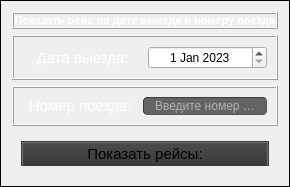
         <widget class="QFrame" name="frame_8">
          <property name="frameShape">
           <enum>QFrame::Panel</enum>
          </property>
          <property name="frameShadow">
           <enum>QFrame::Plain</enum>
          </property>
          <property name="lineWidth">
           <number>1</number>
          </property>
          <property name="midLineWidth">
           <number>0</number>
          </property>
          <layout class="QVBoxLayout" name="verticalLayout_2">
           <item>
            <widget class="QLabel" name="informationLabel_2">
             <property name="font">
              <font>
               <family>Microsoft Sans Serif</family>
               <pointsize>8</pointsize>
               <weight>75</weight>
               <bold>true</bold>
              </font>
             </property>
             <property name="statusTip">
              <string notr="true"/>
             </property>
             <property name="styleSheet">
              <string notr="true">color:rgb(255,255,255);</string>
             </property>
             <property name="frameShape">
              <enum>QFrame::Box</enum>
             </property>
             <property name="frameShadow">
              <enum>QFrame::Raised</enum>
             </property>
             <property name="text">
              <string>Показать рейс по дате выезда и номеру поезда</string>
             </property>
             <property name="alignment">
              <set>Qt::AlignCenter</set>
             </property>
            </widget>
           </item>
           <item>
            <widget class="QFrame" name="frame_15">
             <property name="frameShape">
              <enum>QFrame::Box</enum>
             </property>
             <property name="frameShadow">
              <enum>QFrame::Raised</enum>
             </property>
             <layout class="QHBoxLayout" name="horizontalLayout_15">
              <item>
               <layout class="QHBoxLayout" name="horizontalLayout_8">
                <item>
                 <widget class="QLabel" name="dateLabel_2">
                  <property name="font">
                   <font>
                    <family>Microsoft Sans Serif</family>
                    <pointsize>11</pointsize>
                    <weight>50</weight>
                    <bold>false</bold>
                    <stylestrategy>PreferAntialias</stylestrategy>
                   </font>
                  </property>
                  <property name="autoFillBackground">
                   <bool>false</bool>
                  </property>
                  <property name="styleSheet">
                   <string notr="true">color:rgb(255,255,255);</string>
                  </property>
                  <property name="frameShape">
                   <enum>QFrame::NoFrame</enum>
                  </property>
                  <property name="text">
                   <string>Дата выезда:</string>
                  </property>
                  <property name="textFormat">
                   <enum>Qt::PlainText</enum>
                  </property>
                  <property name="alignment">
                   <set>Qt::AlignCenter</set>
                  </property>
                 </widget>
                </item>
                <item>
                 <widget class="QDateEdit" name="searchDateLine">
                  <property name="alignment">
                   <set>Qt::AlignCenter</set>
                  </property>
                  <property name="date">
                   <date>
                    <year>2023</year>
                    <month>1</month>
                    <day>1</day>
                   </date>
                  </property>
                 </widget>
                </item>
               </layout>
              </item>
             </layout>
            </widget>
           </item>
           <item>
            <widget class="QFrame" name="frame_16">
             <property name="frameShape">
              <enum>QFrame::Box</enum>
             </property>
             <property name="frameShadow">
              <enum>QFrame::Raised</enum>
             </property>
             <layout class="QHBoxLayout" name="horizontalLayout_17">
              <item>
               <layout class="QHBoxLayout" name="horizontalLayout_16">
                <item>
                 <widget class="QLabel" name="label_3">
                  <property name="font">
                   <font>
                    <family>Microsoft Sans Serif</family>
                    <pointsize>11</pointsize>
                   </font>
                  </property>
                  <property name="styleSheet">
                   <string notr="true">color:rgb(255,255,255);</string>
                  </property>
                  <property name="frameShape">
                   <enum>QFrame::NoFrame</enum>
                  </property>
                  <property name="text">
                   <string>Номер поезда:</string>
                  </property>
                  <property name="alignment">
                   <set>Qt::AlignCenter</set>
                  </property>
                 </widget>
                </item>
                <item>
                 <widget class="QLineEdit" name="searchTrainNumberLine">
                  <property name="sizePolicy">
                   <sizepolicy hsizetype="Preferred" vsizetype="Fixed">
                    <horstretch>0</horstretch>
                    <verstretch>0</verstretch>
                   </sizepolicy>
                  </property>
                  <property name="font">
                   <font>
                    <family>Microsoft Sans Serif</family>
                   </font>
                  </property>
                  <property name="styleSheet">
                   <string notr="true">	border-width: 1px; border-radius: 4px;
	border-color: rgb(58, 58, 58);
	border-style: inset;
	padding: 0 8px;
	color: rgb(255, 255, 255);
	background:rgb(100, 100, 100);
	selection-background-color: rgb(187, 187, 187);
	selection-color: rgb(60, 63, 65);
</string>
                  </property>
                  <property name="maxLength">
                   <number>4</number>
                  </property>
                  <property name="alignment">
                   <set>Qt::AlignCenter</set>
                  </property>
                  <property name="placeholderText">
                   <string>Введите номер поезда</string>
                  </property>
                 </widget>
                </item>
               </layout>
              </item>
             </layout>
            </widget>
           </item>
           <item>
            <widget class="QFrame" name="frame_10">
             <property name="frameShape">
              <enum>QFrame::NoFrame</enum>
             </property>
             <property name="frameShadow">
              <enum>QFrame::Raised</enum>
             </property>
             <property name="lineWidth">
              <number>3</number>
             </property>
             <layout class="QHBoxLayout" name="horizontalLayout_10">
              <item>
               <widget class="QPushButton" name="searchNumButton">
                <property name="enabled">
                 <bool>false</bool>
                </property>
                <property name="sizePolicy">
                 <sizepolicy hsizetype="Preferred" vsizetype="Fixed">
                  <horstretch>0</horstretch>
                  <verstretch>0</verstretch>
                 </sizepolicy>
                </property>
                <property name="font">
                 <font>
                  <family>Microsoft Sans Serif</family>
                  <pointsize>11</pointsize>
                 </font>
                </property>
                <property name="styleSheet">
                 <string notr="true">QPushButton{
	border-style: outset;
	border-width: 2px;
	border-top-color: qlineargradient(spread:pad, x1:0.5, y1:0.6, x2:0.5, y2:0.4, stop:0 rgba(115, 115, 115, 255), stop:1 rgba(62, 62, 62, 255));
	border-right-color: qlineargradient(spread:pad, x1:0.4, y1:0.5, x2:0.6, y2:0.5, stop:0 rgba(115, 115, 115, 255), stop:1 rgba(62, 62, 62, 255));
	border-left-color: qlineargradient(spread:pad, x1:0.6, y1:0.5, x2:0.4, y2:0.5, stop:0 rgba(115, 115, 115, 255), stop:1 rgba(62, 62, 62, 255));
	border-bottom-color: rgb(58, 58, 58);
	border-bottom-width: 1px;
	border-style: solid;
	color: rgb(255, 255, 255);
	padding: 2px;
	background-color: qlineargradient(spread:pad, x1:0.5, y1:1, x2:0.5, y2:0, stop:0 rgba(77, 77, 77, 255), stop:1 rgba(97, 97, 97, 255));
}
QPushButton:hover{
	border-style: outset;
	border-width: 2px;
	border-top-color: qlineargradient(spread:pad, x1:0.5, y1:0.6, x2:0.5, y2:0.4, stop:0 rgba(180, 180, 180, 255), stop:1 rgba(110, 110, 110, 255));
	border-right-color: qlineargradient(spread:pad, x1:0.4, y1:0.5, x2:0.6, y2:0.5, stop:0 rgba(180, 180, 180, 255), stop:1 rgba(110, 110, 110, 255));
	border-left-color: qlineargradient(spread:pad, x1:0.6, y1:0.5, x2:0.4, y2:0.5, stop:0 rgba(180, 180, 180, 255), stop:1 rgba(110, 110, 110, 255));
	border-bottom-color: rgb(115, 115, 115);
	border-bottom-width: 1px;
	border-style: solid;
	color: rgb(255, 255, 255);
	padding: 2px;
	background-color: qlineargradient(spread:pad, x1:0.5, y1:1, x2:0.5, y2:0, stop:0 rgba(107, 107, 107, 255), stop:1 rgba(157, 157, 157, 255));
}
QPushButton:pressed{
	border-style: outset;
	border-width: 2px;
	border-top-color: qlineargradient(spread:pad, x1:0.5, y1:0.6, x2:0.5, y2:0.4, stop:0 rgba(62, 62, 62, 255), stop:1 rgba(22, 22, 22, 255));
	border-right-color: qlineargradient(spread:pad, x1:0.4, y1:0.5, x2:0.6, y2:0.5, stop:0 rgba(115, 115, 115, 255), stop:1 rgba(62, 62, 62, 255));
	border-left-color: qlineargradient(spread:pad, x1:0.6, y1:0.5, x2:0.4, y2:0.5, stop:0 rgba(115, 115, 115, 255), stop:1 rgba(62, 62, 62, 255));
	border-bottom-color: rgb(58, 58, 58);
	border-bottom-width: 1px;
	border-style: solid;
	color: rgb(255, 255, 255);
	padding: 2px;
	background-color: qlineargradient(spread:pad, x1:0.5, y1:1, x2:0.5, y2:0, stop:0 rgba(77, 77, 77, 255), stop:1 rgba(97, 97, 97, 255));
}
QPushButton:disabled{
	border-style: outset;
	border-width: 2px;
	border-top-color: qlineargradient(spread:pad, x1:0.5, y1:0.6, x2:0.5, y2:0.4, stop:0 rgba(115, 115, 115, 255), stop:1 rgba(62, 62, 62, 255));
	border-right-color: qlineargradient(spread:pad, x1:0.4, y1:0.5, x2:0.6, y2:0.5, stop:0 rgba(115, 115, 115, 255), stop:1 rgba(62, 62, 62, 255));
	border-left-color: qlineargradient(spread:pad, x1:0.6, y1:0.5, x2:0.4, y2:0.5, stop:0 rgba(115, 115, 115, 255), stop:1 rgba(62, 62, 62, 255));
	border-bottom-color: rgb(58, 58, 58);
	border-bottom-width: 1px;
	border-style: solid;
	color: rgb(0, 0, 0);
	padding: 2px;
	background-color: qlineargradient(spread:pad, x1:0.5, y1:1, x2:0.5, y2:0, stop:0 rgba(57, 57, 57, 255), stop:1 rgba(77, 77, 77, 255));
}</string>
                </property>
                <property name="text">
                 <string>Показать рейсы:</string>
                </property>
               </widget>
              </item>
             </layout>
            </widget>
           </item>
          </layout>
         </widget>
